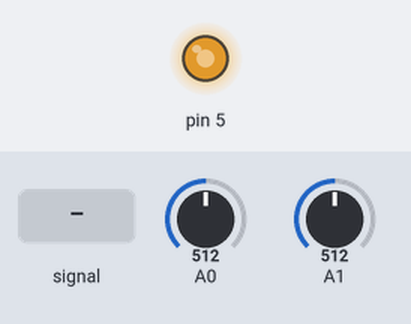
This sketch was run on a simulated Arduino Uno, built with avr-gcc and run on an emulated ATmega328P. On the bench: output pins drawn as LEDs (lit = HIGH). The inputs (shaded band) are chosen by the test bench; at power-on: A0 = 512, A1 = 512. What the sketch prints to the serial monitor is not drawn.

Above: at 1.2 s.
1.3 s: A0 fed a 200 Hz sine of ±81 counts around its level
At 1.46 s:
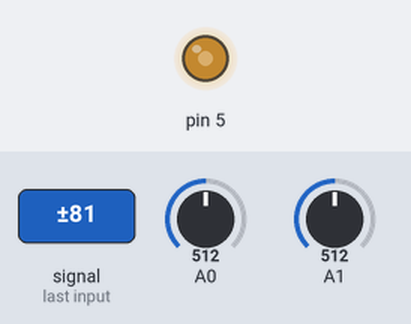
4.3 s: A0 set to 716
At 5.43 s:
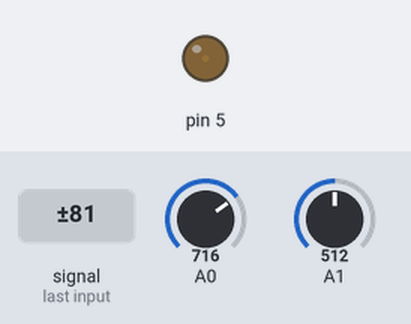
7.3 s: A0 fed a 1000 Hz sine of ±255 counts around its level
10.3 s: A0 set to 0
Timing chart, 0 to 14.3 s (numbered marks = the images above; inputs shaded):
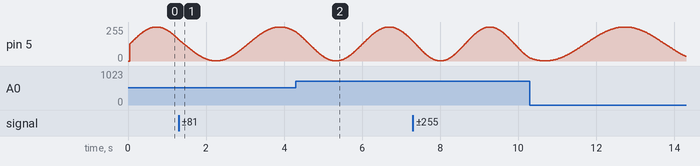

The sketch:

Lab2_Task4.ino
```cpp
#include <EE3580_lab2.h>
int prevRead = 0;
long int time = 0;
uint8_t wave[256]; // Look up table
uint16_t index, stepsize; // index and stepsize
uint32_t waveformFrequency; //making it 32 bit allows for operating on higher numbers temporarily.
uint16_t selectIndex;

void setup() {
  //start frequency at max frequency
  waveformFrequency = 256;
  index = 0;
  stepsize = 1;
  //lut_setup_triangular(wave);
  //lut_setup_sawtooth(wave);
  lut_setup_sinusoidal(wave);
  //setup of the "square wave". It doesn't mnatter
  //what wave there is as we are only extracting the
  //DC component anyway.
  carrier_62k(128);
  //setting up the interrupt for updating OCR0B
  timer1_setup();
  Serial.begin(19200);


  }

ISR(TIMER1_COMPA_vect){
  time++;
  //stepsize = freq(in fixed point) * 32 ms (in fixed point) bit shifted right by 8. If we had higher frequencies, there'd
  //generally be much more wiggle room, but my highest frequency is 1Hz, so not a lot of stepsizes (1-4).
  stepsize = ((waveformFrequency * ((32<<8)/1000))>>8) + 1;
  //select the index
  int selectIndex = index>>8;
  OCR0B = wave[selectIndex];
  index+=stepsize;
  if(selectIndex>255){
    index = 0;
  }
}
void loop() {
  int thisRead = analogRead(0);
  //ensuring noise in potentiometer is irrelevant
  if(abs(thisRead - prevRead) > 4){
    //turn potentiometer into fixed-point representation,
    //with max being 1.024 Hz (Because it's the easiest ;))
    waveformFrequency = thisRead>>3;
  }
  if(time%100 == 0){
    Serial.println(analogRead(1));
  }
  }
```
